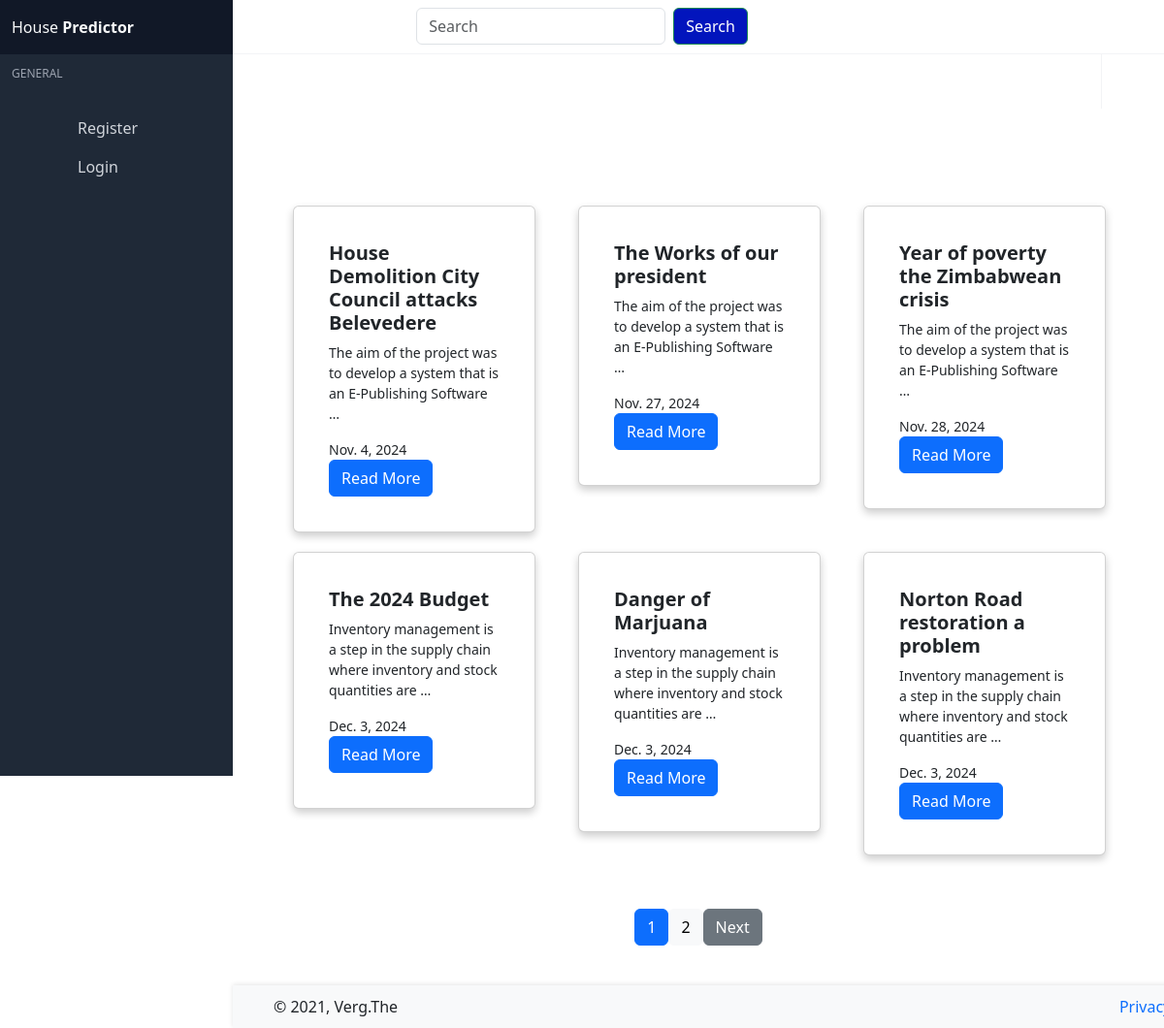
The page /news/ on the database as committed earlier.
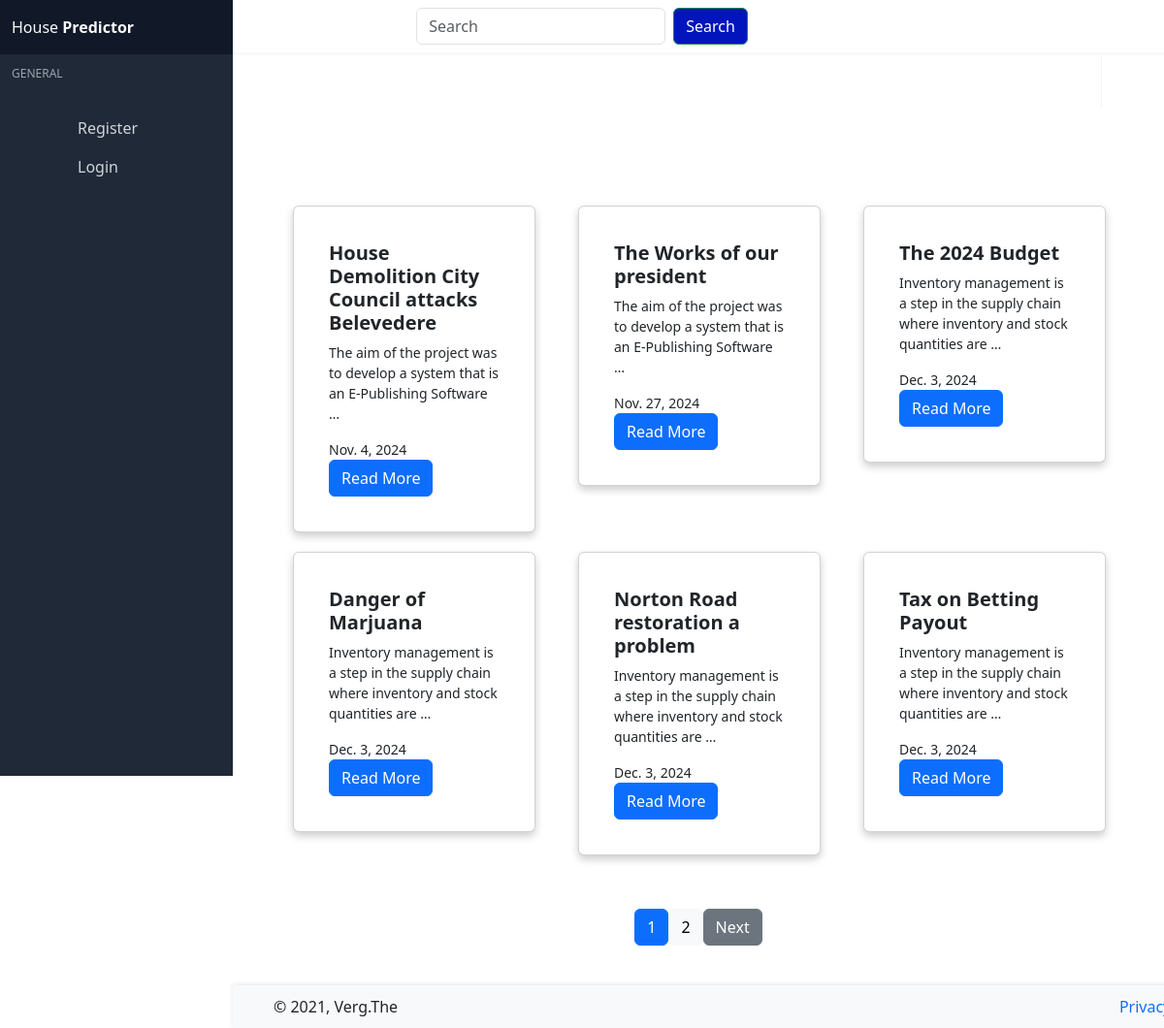
The same page on the database as committed later.
### base/models.py (models this page shows, shortened)
class Blog(models.Model):
    author = models.CharField(max_length=100)
    name = models.CharField(max_length=100)
    content = models.TextField()
    created = models.DateField(default=timezone.now)

### base/views.py (the view)
# urls.py: path('news/', NewsListView.as_view(), name="news"),
class NewsListView(ListView):
    model= Blog
    template_name = 'base/news.html'
    fields = '__all__'
    context_object_name = 'news'
    paginate_by = 6

### base/templates/base/news.html (shortened to what this page needs)
{% extends 'base/home.html' %}
{% block content %}
<div class="container">
  <div class="row" style="display: grid; grid-template-columns: repeat(3, 1fr); gap: 20px; padding: 50px; height: max-content;">
      {% for blog in news %}
      <div class="col-12 col-md-6 col-lg-4">
          <div class="card h-80" style="align-items: center; justify-items: center; width: 250px;padding: 20px;">
            <div class="card-body">
              <h5 class="card-title">
                <b>{{ blog.name }}</b>
              </h5>
              <small>
                <p class="card-text">{{ blog.content|truncatewords:15 }}</p>
                <p class="card-text">{{ blog.created }}</p>
              </small>
              <a href="{% url 'news-detail' blog.id %}" class="btn btn-primary">Read More</a>
            </div>
          </div>
        </div>
      {% endfor %}
  </div>
<div class="pagination" style="text-align: center; justify-content :center; margin-bottom: 30px; margin-top: -50px;  padding: 55px; ">
  {% if is_paginated %}
    {% for num in paginator.page_range %}
      <a href="?page={{ num }}"
         class="btn {% if num == page_obj.number %}btn-primary{% else %}btn-light{% endif %}">
        {{ num }}
      </a>
    {% endfor %}
    {% if page_obj.has_next %}
      <a href="?page={{ page_obj.next_page_number }}" class="btn btn-secondary">Next</a>
    {% endif %}
  {% endif %}
</div>
</div>
</div>
{% endblock %}

Rows that differ between the two databases and show on the page:
removed Blog: name "Year of poverty the Zimbabwean crisis", content "The aim of the project was to develop a system that is an E-Publishing Software …", created "Nov. 28, 2024"
now on this page (row unchanged): Blog: name "Tax on Betting Payout", content "Inventory management is a step in the supply chain where inventory and stock quantities are …", created "Dec. 3, 2024"
